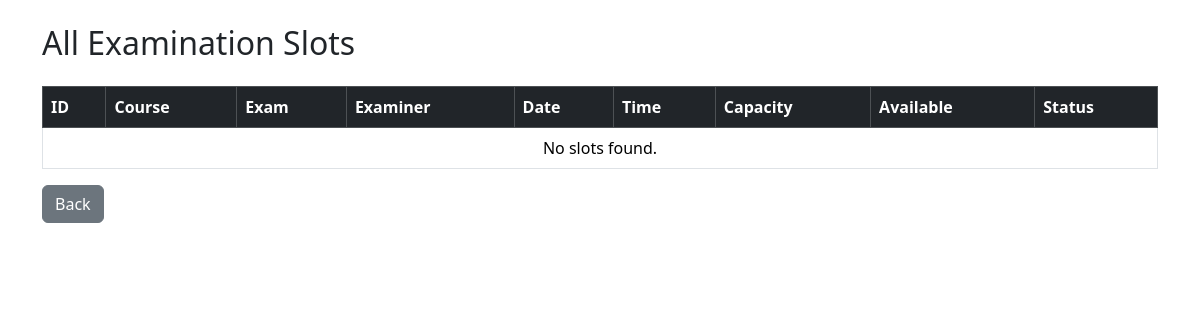
/admin/slots (signed in), run on an earlier commit of the app's database.
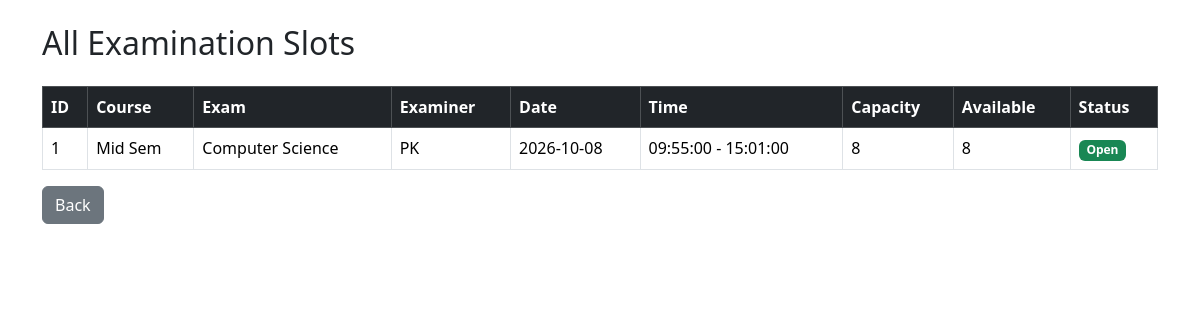
And on a later commit of the database.
### models.py (models this page shows)
class ExaminationSlot(db.Model):
    __tablename__ = "slots"
    id = db.Column(db.Integer, primary_key=True)
    examination_id = db.Column(db.Integer, db.ForeignKey("examinations.id"), nullable=False)
    examiner_id = db.Column(db.Integer, db.ForeignKey("users.id"), nullable=False)
    date = db.Column(db.Date)
    start_time = db.Column(db.Time)
    end_time = db.Column(db.Time)
    capacity = db.Column(db.Integer)
    available_seats = db.Column(db.Integer)
    status = db.Column(db.String(30), default="Available")
    examination = db.relationship(
        "Examination",
        backref="slots"
    )
    examiner = db.relationship(
        "User",
        foreign_keys=[examiner_id],
        backref="examiner_slots"
    )

class Course(db.Model):
    __tablename__ = "courses"
    id = db.Column(db.Integer, primary_key=True)
    code = db.Column(db.String(20), unique=True, nullable=False)
    name = db.Column(db.String(100), nullable=False)
    description = db.Column(db.Text)
    status = db.Column(db.String(20), default="Active")

class Examination(db.Model):
    __tablename__ = "examinations"
    id = db.Column(db.Integer, primary_key=True)
    course_id = db.Column(db.Integer, db.ForeignKey("courses.id"), nullable=False)
    examiner_id = db.Column(db.Integer, db.ForeignKey("users.id"), nullable=True)
    name = db.Column(db.String(100), nullable=False)
    exam_type = db.Column(db.String(30))
    duration = db.Column(db.Integer)
    max_marks = db.Column(db.Integer)
    slot_creation_start = db.Column(db.Date)
    slot_creation_end = db.Column(db.Date)
    booking_start = db.Column(db.Date)
    booking_end = db.Column(db.Date)
    status = db.Column(db.String(30))
    examiner = db.relationship(
        "User",
        foreign_keys=[examiner_id],
        backref="assigned_examinations"
    )
    course = db.relationship(
        "Course",
        backref="examinations"
    )

class User(UserMixin, db.Model):
    __tablename__ = "users"
    id = db.Column(db.Integer, primary_key=True)
    name = db.Column(db.String(100), nullable=False)
    email = db.Column(db.String(100), unique=True, nullable=False)
    password = db.Column(db.String(200), nullable=False)
    role = db.Column(db.String(100), nullable=False)
    is_examiner = db.Column(db.Boolean, default=False)

### app.py (the view)
@app.route("/admin/slots")
@login_required
def admin_slots():
    if current_user.role != "admin":
        return redirect(url_for("login"))
    slots = ExaminationSlot.query.all()
    return render_template("admin/slots.html", slots=slots)

### app.py (called while the page is built)
@login_manager.user_loader
def load_user(user_id):
    return User.query.get(int(user_id))

### templates/admin/slots.html (shortened to what this page needs)
<!DOCTYPE html>
<html>
<head>
    <link href="https://cdn.jsdelivr.net/npm/bootstrap@5.3.3/dist/css/bootstrap.min.css" rel="stylesheet">
</head>
<body>
    <div class="container mt-4">
        <h2 class="mb-4">
            All Examination Slots
        </h2>
        <table class="table table-bordered table-hover">
            <thead class="table-dark">
                <tr>
                    <th>ID</th>
                    <th>Course</th>
                    <th>Exam</th>
                    <th>Examiner</th>
                    <th>Date</th>
                    <th>Time</th>
                    <th>Capacity</th>
                    <th>Available</th>
                    <th>Status</th>
                </tr>
            </thead>
            <tbody>
                {% for slot in slots %}
                <tr>
                    <td>
                        {{ slot.id }}
                    </td>
                    <td>
                        {{ slot.examination.course.name }}
                    </td>
                    <td>
                        {{ slot.examination.name }}
                    </td>
                    <td>
                        {% if slot.examiner %}
                        {{ slot.examiner.name }}
                        {% else %}
                        -
                        {% endif %}
                    </td>
                    <td>
                        {{ slot.date }}
                    </td>
                    <td>
                        {{ slot.start_time }}
                        -
                        {{ slot.end_time }}
                    </td>
                    <td>
                        {{ slot.capacity }}
                    </td>
                    <td>
                        {{ slot.available_seats }}
                    </td>
                    <td>
                        {% if slot.status == "Open" %}
                        <span class="badge bg-success">
                            Open
                        </span>
                        {% else %}
                        <span class="badge bg-danger">
                            {{ slot.status }}
                        </span>
                        {% endif %}
                    </td>
                </tr>
                {% else %}
                <tr>
                    <td colspan="9" class="text-center">
                        No slots found.
                    </td>
                </tr>
                {% endfor %}
            </tbody>
        </table>
        <a href="{{ url_for('admin_dashboard') }}" class="btn btn-secondary">
            Back
        </a>
    </div>
</body>
</html>

What changed in the data, as far as the page shows it:
added ExaminationSlot: id "1", examination.course.name "Mid Sem", examination.name "Computer Science", examiner.name "PK", date "2026-10-08", start_time "09:55:00", end_time "15:01:00", capacity "8", available_seats "8", status "Open"
Also different on the page:
text no longer shown: "No slots found."
